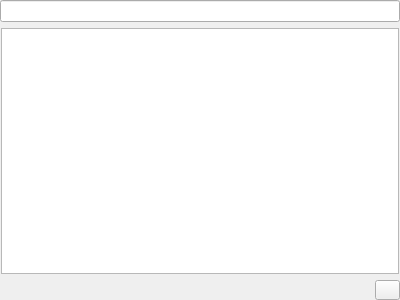
<?xml version="1.0" encoding="UTF-8"?>
<ui version="4.0">
 <class>PlaylistWidget</class>
 <widget class="QWidget" name="PlaylistWidget">
  <property name="geometry">
   <rect>
    <x>0</x>
    <y>0</y>
    <width>400</width>
    <height>300</height>
   </rect>
  </property>
  <property name="windowTitle">
   <string>Form</string>
  </property>
  <layout class="QVBoxLayout" name="verticalLayout">
   <property name="spacing">
    <number>5</number>
   </property>
   <property name="margin">
    <number>0</number>
   </property>
   <item>
    <widget class="QLineEdit" name="lineEdit">
     <property name="type" stdset="0">
      <string>search</string>
     </property>
    </widget>
   </item>
   <item>
    <widget class="QWidget" name="widget_2" native="true">
     <property name="type" stdset="0">
      <string>treeViewFrame</string>
     </property>
     <layout class="QVBoxLayout" name="verticalLayout_2">
      <property name="spacing">
       <number>0</number>
      </property>
      <property name="margin">
       <number>1</number>
      </property>
      <item>
       <widget class="QTreeView" name="playlistView">
        <property name="dragEnabled">
         <bool>true</bool>
        </property>
        <property name="dragDropMode">
         <enum>QAbstractItemView::DragDrop</enum>
        </property>
        <property name="alternatingRowColors">
         <bool>true</bool>
        </property>
        <property name="selectionMode">
         <enum>QAbstractItemView::ExtendedSelection</enum>
        </property>
        <property name="selectionBehavior">
         <enum>QAbstractItemView::SelectRows</enum>
        </property>
        <property name="rootIsDecorated">
         <bool>false</bool>
        </property>
        <property name="type" stdset="0">
         <string>treeView</string>
        </property>
       </widget>
      </item>
     </layout>
    </widget>
   </item>
   <item>
    <widget class="QWidget" name="widget" native="true">
     <layout class="QHBoxLayout" name="horizontalLayout">
      <property name="spacing">
       <number>0</number>
      </property>
      <property name="margin">
       <number>0</number>
      </property>
      <item>
       <spacer name="horizontalSpacer">
        <property name="orientation">
         <enum>Qt::Horizontal</enum>
        </property>
        <property name="sizeHint" stdset="0">
         <size>
          <width>40</width>
          <height>20</height>
         </size>
        </property>
       </spacer>
      </item>
      <item>
       <widget class="QPushButton" name="pushButton">
        <property name="minimumSize">
         <size>
          <width>25</width>
          <height>20</height>
         </size>
        </property>
        <property name="maximumSize">
         <size>
          <width>25</width>
          <height>20</height>
         </size>
        </property>
        <property name="text">
         <string/>
        </property>
        <property name="icon">
         <iconset resource="ressources.qrc">
          <normaloff>:/images/ressources/trash_icon.png</normaloff>:/images/ressources/trash_icon.png</iconset>
        </property>
        <property name="iconSize">
         <size>
          <width>14</width>
          <height>14</height>
         </size>
        </property>
        <property name="type" stdset="0">
         <string>tiny</string>
        </property>
       </widget>
      </item>
     </layout>
    </widget>
   </item>
  </layout>
 </widget>
 <resources>
  <include location="ressources.qrc"/>
 </resources>
 <connections/>
</ui>
